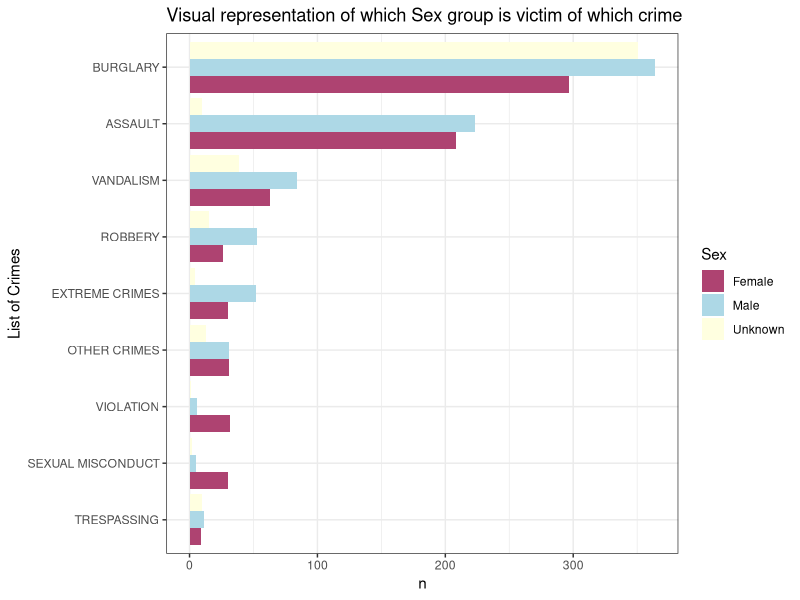
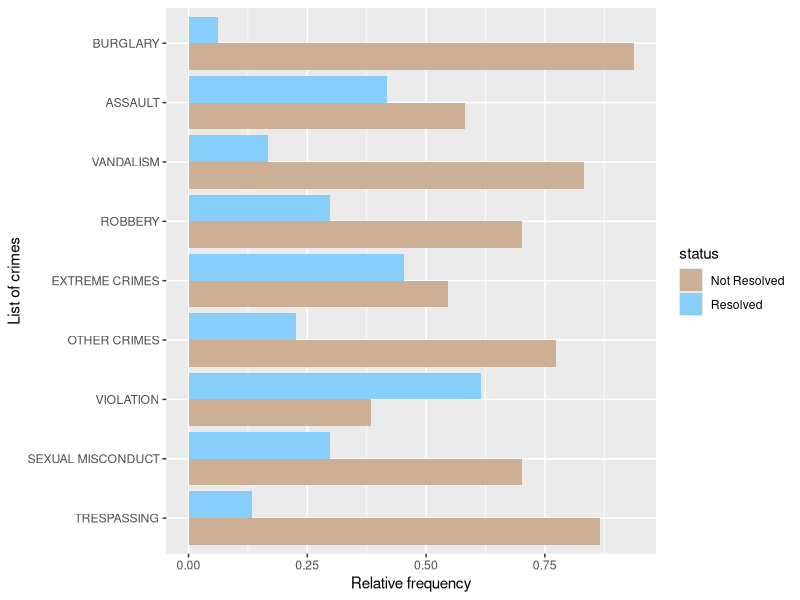

Write the R code that produced these figures, in order.
## ---- chunk 1
library(tidyverse)
## ---- chunk 2
data<-read.csv("Subset_data.csv")
## ---- chunk 3
for(i in 1:length(data$Crm.Cd.Desc)){
if(str_detect(data$Crm.Cd.Desc[i],"ASSAULT")==TRUE & 
   str_detect(data$Crm.Cd.Desc[i],"SEXUAL")!=TRUE){
  data$crime[i]<-"ASSAULT"
} else if(str_detect(data$Crm.Cd.Desc[i],"VIOLATION")==TRUE){
  data$crime[i]<-"VIOLATION"
}  else if(str_detect(data$Crm.Cd.Desc[i],"BURGLARY")==TRUE|
           str_detect(data$Crm.Cd.Desc[i],"STOLEN")==TRUE|
            str_detect(data$Crm.Cd.Desc[i],"THEFT")==TRUE){
  data$crime[i]<-"BURGLARY"
} else if(str_detect(data$Crm.Cd.Desc[i],"SEX")==TRUE|str_detect(data$Crm.Cd.Desc[i],"RAPE")==TRUE){
  data$crime[i]<-"SEXUAL MISCONDUCT"
} else if(str_detect(data$Crm.Cd.Desc[i],"VANDALISM")==TRUE){
  data$crime[i]<-"VANDALISM"
} else if(str_detect(data$Crm.Cd.Desc[i],"CRIMINAL")==TRUE|
          str_detect(data$Crm.Cd.Desc[i],"WEAPON")==TRUE|
          str_detect(data$Crm.Cd.Desc[i],"SHOTS")==TRUE|
          str_detect(data$Crm.Cd.Desc[i],"THREAT")==TRUE|
          str_detect(data$Crm.Cd.Desc[i],"KIDNAP")==TRUE){
  data$crime[i]<-"EXTREME CRIMES"
} else if(str_detect(data$Crm.Cd.Desc[i],"ROBBERY")==TRUE){
  data$crime[i]<-"ROBBERY"
} else if(str_detect(data$Crm.Cd.Desc[i],"TRESPASSING")==TRUE){
  data$crime[i]<-"TRESPASSING"
}else data$crime[i]<-"OTHER CRIMES"
}

data$Sex<-ifelse(data$Vict.Sex=="M","Male",ifelse(data$Vict.Sex=="F","Female","Unknown"))
## ---- chunk 4
data %>%
  group_by(crime,Sex) %>% 
  count() %>% 
  ungroup() %>% 
      ggplot()+
        aes(x=reorder(crime,n),y=n,fill=Sex)+
        geom_col(position = "dodge")+
        coord_flip()+
          scale_fill_manual(values = c("#AE4371", "lightblue", "lightyellow"))+
          labs(x="List of Crimes",title="Visual representation of which Sex group is victim of which crime")+
          theme_bw()
## ---- chunk 5
knitr::kable(data %>% 
  filter(crime=="BURGLARY") %>% 
  count(Premis.Desc) %>% 
  mutate(prop=prop.table(n)) %>% 
  filter(prop>0.030) %>% 
  select(Premis.Desc) %>% 
    rename("Premis of Burglary"="Premis.Desc"))
## ---- chunk 6
knitr::kable(data %>% 
  filter(crime=="ASSAULT") %>% 
  count(Premis.Desc) %>% 
  mutate(prop=prop.table(n)) %>% 
  filter(prop>=0.03) %>% 
  select(Premis.Desc) %>% 
    rename("Premis of Assault"="Premis.Desc"))
## ---- chunk 7
knitr::kable(data %>% 
  filter(crime=="SEXUAL MISCONDUCT") %>% 
  count(Premis.Desc) %>% 
  mutate(prop=prop.table(n)) %>% 
  filter(prop>=0.03) %>% 
  select(Premis.Desc) %>% 
    rename("Premis of Sexual Misconduct"="Premis.Desc"))
## ---- chunk 8
knitr::kable(data %>% 
  filter(crime=="EXTREME CRIMES") %>% 
  count(Premis.Desc) %>% 
  mutate(prop=prop.table(n)) %>% 
  filter(prop>=0.03) %>% 
  select(Premis.Desc) %>% 
    rename("Premis of Extreme Crimes"="Premis.Desc"))
## ---- chunk 9
weapon<-data %>% 
  filter(crime=="ASSAULT") %>% 
  count(Weapon.Desc) %>% 
  filter(n>=10) %>% 
  select(Weapon.Desc)
weapon<-weapon$Weapon.Desc  
weapon2<-data %>% 
  filter(crime=="ASSAULT",Weapon.Desc %in% weapon) %>% 
    select(Weapon.Desc,Sex)
knitr::kable(table(weapon2$Weapon.Desc,weapon2$Sex))
## ---- chunk 10
weapon<-data %>% 
  filter(crime=="SEXUAL MISCONDUCT") %>% 
  count(Weapon.Desc) %>% 
  filter(n>=10) %>% 
  select(Weapon.Desc)
weapon<-weapon$Weapon.Desc  
weapon2<-data %>% 
  filter(crime=="SEXUAL MISCONDUCT",Weapon.Desc %in% weapon) %>% 
  select(Weapon.Desc,Sex)
knitr::kable(table(weapon2$Weapon.Desc,weapon2$Sex))
## ---- chunk 11
weapon<-data %>% 
  filter(crime=="ROBBERY") %>% 
  count(Weapon.Desc) %>% 
  filter(n>=10) %>% 
  select(Weapon.Desc)
weapon<-weapon$Weapon.Desc  
weapon2<-data %>% 
  filter(crime=="ROBBERY",Weapon.Desc %in% weapon) %>% 
  select(Weapon.Desc,Sex)
knitr::kable(table(weapon2$Weapon.Desc,weapon2$Sex))
## ---- chunk 12
weapon<-data %>% 
  filter(crime=="EXTREME CRIMES") %>% 
  count(Weapon.Desc) %>% 
  filter(n>=10) %>% 
  select(Weapon.Desc)
weapon<-weapon$Weapon.Desc  
weapon2<-data %>% 
  filter(crime=="EXTREME CRIMES",Weapon.Desc %in% weapon) %>% 
  select(Weapon.Desc,Sex)
knitr::kable(table(weapon2$Weapon.Desc,weapon2$Sex))
## ---- chunk 13
data %>% 
  mutate(status=ifelse(Status.Desc=="Invest Cont","Not Resolved","Resolved")) %>% 
  select(crime,status) %>% 
  group_by(crime,status) %>%
  tally() %>% 
  mutate(rel=prop.table(n)) %>% 
  ggplot()+
  aes(x=reorder(crime,n),y=rel,fill=status) %>% 
  geom_col(position = "dodge")+
  coord_flip()+
  scale_fill_manual(values = c("peachpuff3", "lightskyblue"))+
  labs(x="List of crimes",y="Relative frequency")
